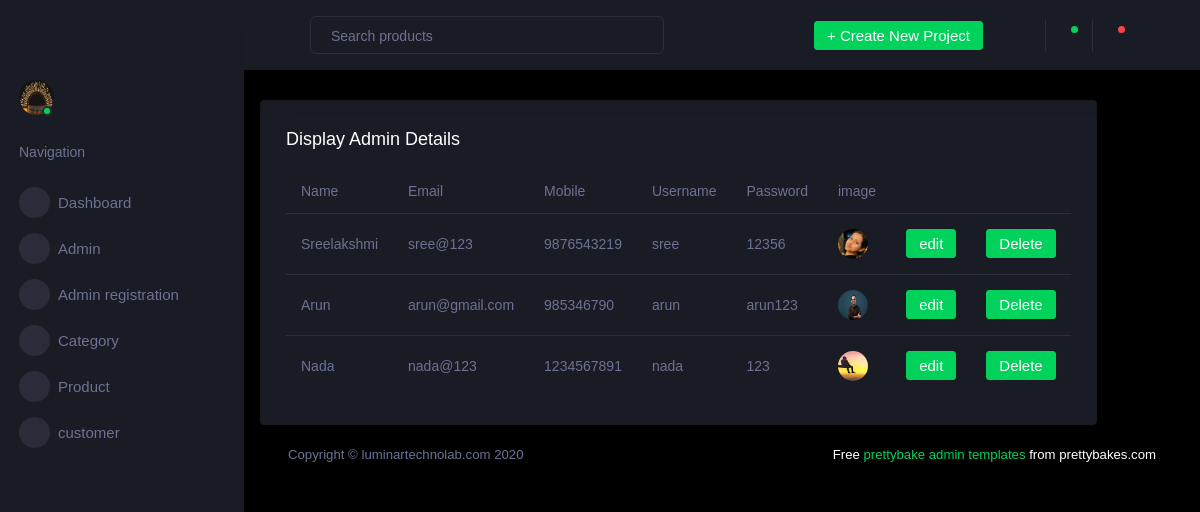
The page /backend/DisplayAdmin/ on the database its author committed.
### backend/models.py (models this page shows)
class admindb(models.Model):
    Name = models.CharField(max_length=100, null=True, blank=True)
    Email = models.EmailField(null=True, blank=True)
    Mobile = models.IntegerField(null=True, blank=True)
    Username = models.CharField(max_length=100, null=True, blank=True)
    Password = models.CharField(max_length=100, null=True, blank=True)
    image = models.ImageField(upload_to="pic", null=True, blank=True)

### backend/views.py (the view)
# urls.py: path('DisplayAdmin/', views.DisplayAdmin, name="DisplayAdmin"),
def DisplayAdmin(request):
    data = admindb.objects.all()
    return render(request, "DisplayAdmin.html", {'data': data})

### backend/Templates/DisplayAdmin.html (shortened to what this page needs)
<!DOCTYPE html>
{% extends 'index.html' %}
{% block content %}
<html lang="en">
<head>
</head>
<body>
<div class="card">
                  <div class="card-body">
                    <h4 class="card-title">Display Admin Details</h4>
                    <div class="table-responsive">
                      <table class="table">
                        <thead>
                          <tr>
                            <th>Name</th>
                            <th>Email</th>
                            <th>Mobile</th>
                            <th>Username</th>
                              <th>Password</th>
                              <th>image</th>
                          </tr>
                        </thead>
                        <tbody>
                        {% for d in data %}
                        <tr>
                            <td>{{ d.Name }}</td>
                            <td>{{ d.Email }}</td>
                            <td>{{ d.Mobile }}</td>
                            <td>{{ d.Username }}</td>
                            <td>{{ d.Password }}</td>
                            <td>
                                <img src="{{ d.image.url}}">
                            </td>
                            <td>
                                <form action="{% url 'editadmin' dataid=d.id %}">
                                    <button type="submit" class="btn btn-success">edit</button>
                                </form>
                            </td>
                            <td>
                                <form action="{% url 'deletedata' dataid=d.id %}">
                                    <button type="submit" class="btn btn-success">Delete</button>
                                </form>
                            </td>
                        </tr>
                        {% endfor %}
                        </tbody>
                      </table>
                    </div>
                  </div>
                </div>
</body>
{% endblock %}

### rows shown on the page
admindb: Name "Sreelakshmi", Email "sree@123", Mobile "9876543219", Username "sree", Password "12356", image (picture)
admindb: Name "Arun", Email "arun@gmail.com", Mobile "985346790", Username "arun", Password "arun123", image (picture)
admindb: Name "Nada", Email "nada@123", Mobile "1234567891", Username "nada", Password "123", image (picture)
